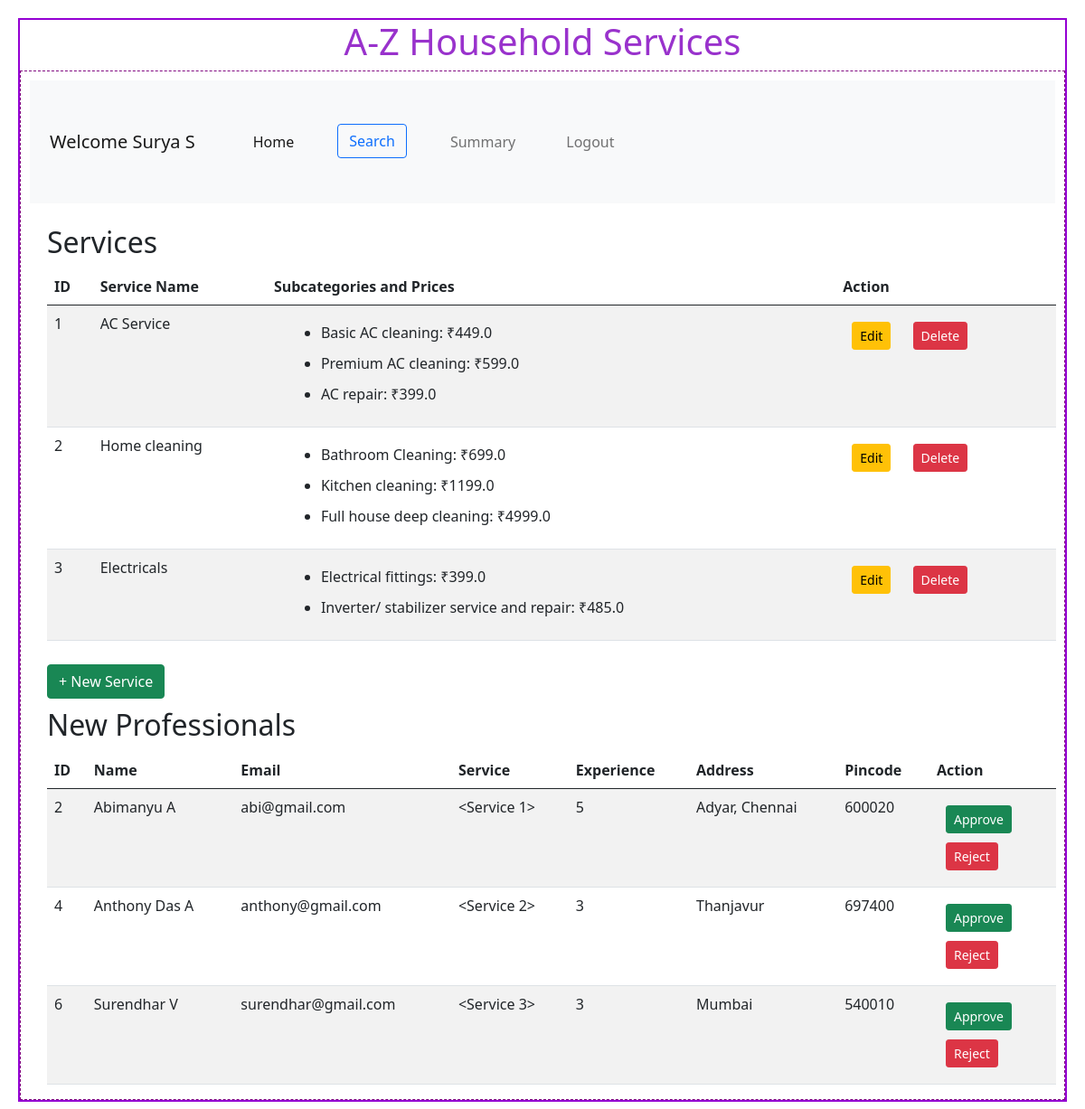
The app's page /admin/Surya S with its own data.
### backend/models.py (models this page shows)
class Service(db.Model):
    __tablename__ = "service"
    id = db.Column(db.Integer, primary_key=True, autoincrement=True)
    name = db.Column(db.String, nullable=False)
    description = db.Column(db.String, nullable=False)
    status = db.Column(db.String(20), default="active", nullable=False)  # Active/Inactive
    subcategories = db.relationship(
        'Subcategory',
        cascade="all, delete",
        backref="service",
        lazy=True
    )
    service_requests = db.relationship(
        'ServiceRequest',
        cascade="all, delete",
        backref="service",
        lazy=True
    )

class Subcategory(db.Model):
    id = db.Column(db.Integer, primary_key=True)
    service_id = db.Column(db.Integer, db.ForeignKey('service.id'), nullable=False)
    name = db.Column(db.String(100), nullable=False)
    description = db.Column(db.Text, nullable=False)
    price = db.Column(db.Float, nullable=False)

class ProfessionalDetails(db.Model):
    __tablename__ = "professional_details"
    id = db.Column(db.Integer, primary_key=True, autoincrement=True)
    email = db.Column(db.String, unique=True, nullable=False)
    password = db.Column(db.String, nullable=False)
    role = db.Column(db.Integer, default=1, nullable=False)  # 0 = admin, 1 = professional
    name = db.Column(db.String, nullable=False)
    service_id = db.Column(db.Integer, db.ForeignKey('service.id'), nullable=False)  # Foreign key to Service
    experience = db.Column(db.Integer, nullable=False)
    address = db.Column(db.String, nullable=False)
    pincode = db.Column(db.Integer, nullable=False)
    status = db.Column(db.String(20), default="Pending")
    is_available = db.Column(db.Boolean, default=True)
    service = db.relationship('Service', backref='professionals')
    service_requests = db.relationship(
        'ServiceRequest',
        cascade="all, delete",
        backref="professional",
        lazy=True
    )

### backend/controllers.py (the view)
@app.route("/admin/<name>")
def admin_dashboard(name):
    services=Service.query.all()
    pending_professionals = ProfessionalDetails.query.filter_by(status='Pending').all()
    return render_template("admin_dashboard.html", name=name, services=services, pending_professionals=pending_professionals)

### templates/admin_dashboard.html
{%extends "admin_layout.html"%}
{%block content%}
            <div class="container mt-4">
                 {%if services%}
                <h2>Services</h2>
                <table class="table table-striped">
                    <thead>
                        <tr>
                            <th>ID</th>
                            <th>Service Name</th>
                            <th>Subcategories and Prices</th>
                            <th>Action</th>
                        </tr>
                    </thead>
                    <tbody>
                        {% for service in services %}
                        <tr>
                            <td>{{ service.id }}</td>
                            <td>{{ service.name }}</td>
                            <td>
                                {% if service.subcategories %}
                                    <ul>
                                        {% for subcategory in service.subcategories %}
                                        <li>{{ subcategory.name }}: ₹{{ subcategory.price }}</li>
                                        {% endfor %}
                                    </ul>
                                {% else %}
                                    No subcategories available.
                                {% endif %}
                            </td>
                            <td>
                                <a href="{{ url_for('edit_service', service_id=service.id, name=service.name) }}" class="btn btn-sm btn-warning">Edit</a>
                                <form action="{{ url_for('delete_service', service_id=service.id, name=service.name) }}" method="POST" style="display:inline;">
                                    <button type="submit" class="btn btn-sm btn-danger" onclick="return confirm('Are you sure you want to delete this service?');">Delete</button>
                                </form>
                            </td>
                        </tr>
                        {%endfor%}
                    </tbody>
                </table>
                {%else%}
                <h3 class="center">No Services Available!</h3>
                {%endif%}
                <a href="/service/{{name}}" button type="button" class="btn btn-success">+ New Service</a>
                <h2>New Professionals</h2>
                {% if pending_professionals %}
                    <table class="table table-striped">
                        <thead>
                            <tr>
                                <th>ID</th>
                                <th>Name</th>
                                <th>Email</th>
                                <th>Service</th>
                                <th>Experience</th>
                                <th>Address</th>
                                <th>Pincode</th>
                                <th>Action</th>
                            </tr>
                        </thead>
                        <tbody>
                            {% for professional in pending_professionals %}
                                <tr>
                                    <td>{{ professional.id }}</td>
                                    <td>{{ professional.name }}</td>
                                    <td>{{ professional.email }}</td>
                                    <td>{{ professional.service }}</td>
                                    <td>{{ professional.experience }}</td>
                                    <td>{{ professional.address }}</td>
                                    <td>{{ professional.pincode }}</td>
                                    <td>
                                        <form method="POST" action="{{ url_for('approve_professional', professional_id=professional.id, name=name) }}">
                                            <button type="submit" class="btn btn-sm btn-success">Approve</button>
                                        </form>
                                        <form method="POST" action="{{ url_for('reject_professional', professional_id=professional.id, name=name) }}">
                                            <button type="submit" class="btn btn-sm btn-danger">Reject</button>
                                        </form>
                                    </td>
                                </tr>
                            {% endfor %}
                        </tbody>
                    </table>
                {% else %}
                    <p>No new professional requests at the moment.</p>
                {% endif %}
{%endblock%}

### static/styles/main.css (style rules this page uses)
* { margin:10px; }

### records on screen
Service: id "1", name "AC Service"
Subcategory: name "Basic AC cleaning", price "449.0"
Subcategory: name "Premium AC cleaning", price "599.0"
Subcategory: name "AC repair", price "399.0"
Service: id "2", name "Home cleaning"
Subcategory: name "Bathroom Cleaning", price "699.0"
Subcategory: name "Kitchen cleaning", price "1199.0"
Subcategory: name "Full house deep cleaning", price "4999.0"
Service: id "3", name "Electricals"
Subcategory: name "Electrical fittings", price "399.0"
Subcategory: name "Inverter/ stabilizer service and repair", price "485.0"
ProfessionalDetails: id "2", name "Abimanyu A", email "abi@gmail.com", service "<Service 1>", experience "5", address "Adyar, Chennai", pincode "600020"
ProfessionalDetails: id "4", name "Anthony Das A", email "anthony@gmail.com", service "<Service 2>", experience "3", address "Thanjavur", pincode "697400"
ProfessionalDetails: id "6", name "Surendhar V", email "surendhar@gmail.com", service "<Service 3>", experience "3", address "Mumbai", pincode "540010"

### other values on screen
{{ name }} "Surya S"
